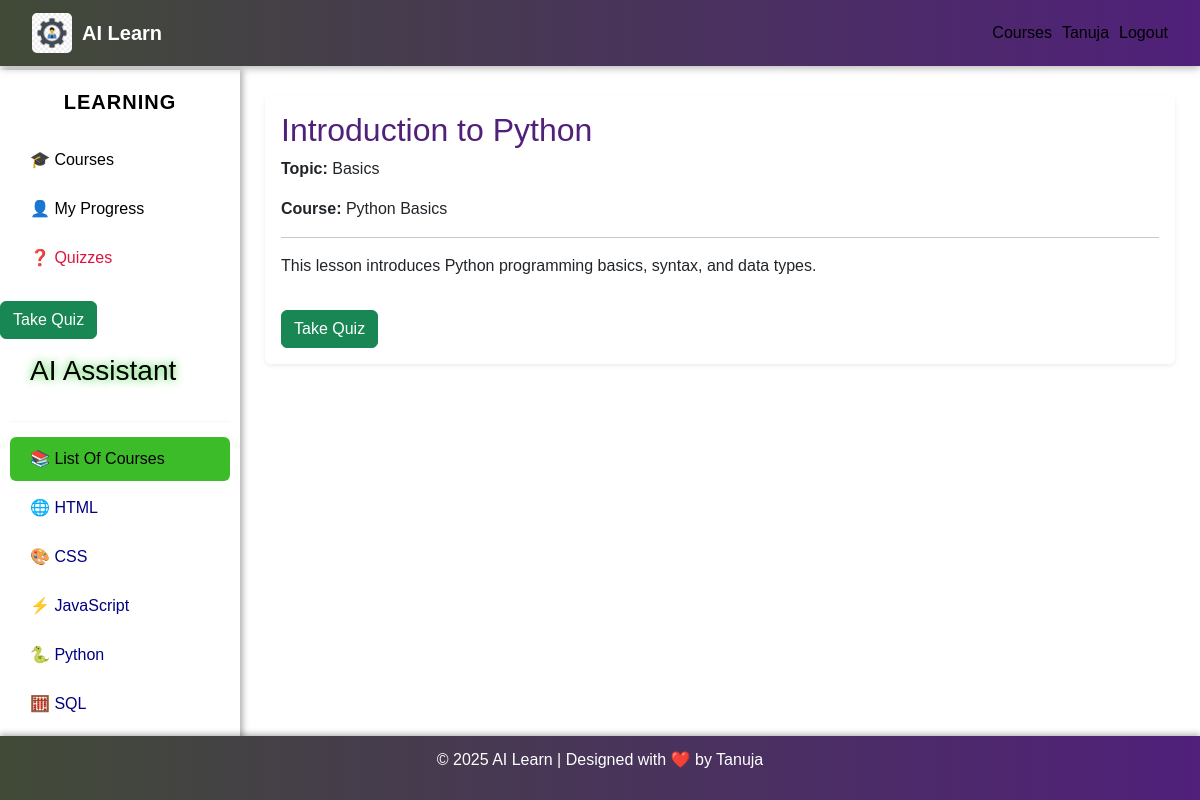
/lesson/1/ (signed in), run on the app's committed database.
### learning/models.py (models this page shows, shortened)
class Lesson(models.Model):
    topic = models.ForeignKey(
        Topic, on_delete=models.CASCADE, related_name='lessons'
    )
    title = models.CharField(max_length=200)
    content = models.TextField(blank=True)
    order = models.IntegerField(default=1)
    code_example = models.TextField(blank=True)
    class Meta:
        ordering = ['order']
        verbose_name = 'Lesson'
        verbose_name_plural = 'Lessons'

class Topic(models.Model):
    course = models.ForeignKey(
        Course, on_delete=models.CASCADE, related_name='topics'
    )
    title = models.CharField(max_length=200)
    order = models.IntegerField(default=0)
    slug = models.SlugField(max_length=220)
    class Meta:
        ordering = ['order']
        unique_together = ('course', 'slug')
        verbose_name = 'Topic'
        verbose_name_plural = 'Topics'

class Course(models.Model):
    title = models.CharField(max_length=200)
    slug = models.SlugField(unique=True, max_length=220)
    description = models.TextField(blank=True)
    class Meta:
        ordering = ['title']
        verbose_name = 'Course'
        verbose_name_plural = 'Courses'

### learning/views.py (the view)
# urls.py: path('lesson/<int:pk>/', views.lesson_detail, name='lesson_detail'),
@login_required
def lesson_detail(request, pk):
    lesson = get_object_or_404(Lesson, pk=pk)
    quiz = getattr(lesson, 'quiz', None)
    return render(request, 'learning/lesson_detail.html', {'lesson': lesson, 'quiz': quiz})

### learning/templates/learning/lesson_detail.html (shortened to what this page needs)
{% extends 'learning/base.html' %}
{% block content %}
<div class="p-3 rounded shadow-sm" style="background: rgba(255,255,255,0.85);">
    <h2 style="color:#50207a;">{{ lesson.title }}</h2>
    <p><strong>Topic:</strong> {{ lesson.topic.title }}</p>
    <p><strong>Course:</strong> {{ lesson.topic.course.title }}</p>
    <hr>
    <p>{{ lesson.content|linebreaks }}</p>
    {% if quiz %}
        <a href="{% url 'learning:quiz_question' lesson.pk %}" class="btn btn-success mt-3">
            Take Quiz
        </a>
    {% endif %}
</div>
{% endblock %}
{% block sidebar_quiz %}
    {% if quiz %}
        <a href="{% url 'learning:quiz_question' lesson.pk %}" class="btn btn-success mt-3">
            Take Quiz
        </a>
    {% endif %}
{% endblock %}

### learning/templates/learning/base.html (shortened to what this page needs)
{% load static %}
<!DOCTYPE html>
<html lang="en">
  <head>
    <link
      href="https://cdn.jsdelivr.net/npm/bootstrap@5.3.2/dist/css/bootstrap.min.css"
      rel="stylesheet"
    />
  </head>
  <body>
    <nav class="navbar navbar-dark">
      <div class="container-fluid d-flex align-items-center">
        <a class="navbar-brand d-flex align-items-center" href="/admin/">
          <img
            src="{% static 'images/admin-logo.jpg' %}"
            alt="Admin Panel"
            style="height: 40px; margin-right: 10px; border-radius: 5px"
          />
          <span>AI Learn</span>
        </a>
        <ul class="navbar-nav ms-auto d-flex flex-row">
          {% if user.is_authenticated %}
          <li class="nav-item">
            <a class="nav-link" href="{% url 'learning:course_list' %}"
              >Courses</a
            >
          </li>
          <li class="nav-item">
            <a class="nav-link" href="#">{{ user.username }}</a>
          </li>
          <li class="nav-item">
            <a class="nav-link" href="{% url 'learning:logout' %}">Logout</a>
          </li>
          {% endif %}
        </ul>
      </div>
    </nav>
    <div class="sidebar">
      <h5 style="color: black"><b>LEARNING</b></h5>
      <a
        style="color: black"
        href="{% url 'learning:course_list' %}"
        class="sidebar-link"
        >🎓 Courses</a
      >
      <a
        style="color: black"
        href="{% url 'learning:user_progress' %}"
        class="sidebar-link"
        >👤 My Progress</a
      >
      <a
        style="color: crimson"
        href="{% url 'learning:quiz_list' %}"
        class="sidebar-link"
        >❓ Quizzes</a
      >
      {% block sidebar_quiz %}{% endblock %}
      <a
        style="color: black; text-shadow: 0 0 10px #32cd32"
        href="{% url 'learning:ai_assistant' %}"
        class="sidebar-link"
        ><h3>AI Assistant</h3></a
      >
      <hr style="border-color: #ddd; margin: 15px 10px" />
      <a
        style="color: black"
        href="#"
        class="sidebar-link active"
        onclick="showContent('courses')"
        >📚 List Of Courses</a
      >
      <a
        style="color: hsl(240, 100%, 25%)"
        href="#"
        class="sidebar-link"
        onclick="showContent('html')"
        >🌐 HTML</a
      >
      <a
        style="color: hsl(240, 100%, 25%)"
        href="#"
        class="sidebar-link"
        onclick="showContent('css')"
        >🎨 CSS</a
      >
      <a
        style="color: hsl(240, 100%, 25%)"
        href="#"
        class="sidebar-link"
        onclick="showContent('js')"
        >⚡ JavaScript</a
      >
      <a
        style="color: hsl(240, 100%, 25%)"
        href="#"
        class="sidebar-link"
        onclick="showContent('python')"
        >🐍 Python</a
      >
      <a
        style="color: hsl(240, 100%, 25%)"
        href="#"
        class="sidebar-link"
        onclick="showContent('sql')"
        >🧮 SQL</a
      >
    </div>
    <div class="content" id="content-area">
      {% block content %}{% endblock %}
    </div>
    <footer>
      <p>© 2025 AI Learn | Designed with ❤️ by Tanuja</p>
    </footer>
  </body>
</html>

### data on the page
Lesson: title "Introduction to Python", topic "Basics", topic.course "Python Basics", content "This lesson introduces Python programming basics, syntax, and data types."

### other printed values
{{ user.username }} "Tanuja"
